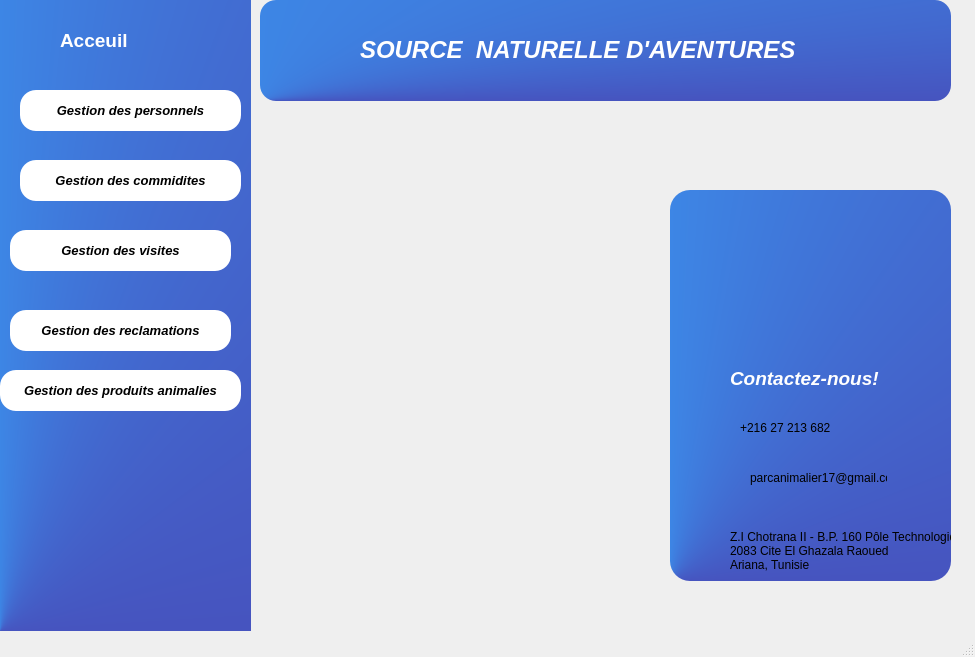
<?xml version="1.0" encoding="UTF-8"?>
<ui version="4.0">
 <class>MainWindow</class>
 <widget class="QMainWindow" name="MainWindow">
  <property name="geometry">
   <rect>
    <x>0</x>
    <y>0</y>
    <width>975</width>
    <height>657</height>
   </rect>
  </property>
  <property name="windowTitle">
   <string>MainWindow</string>
  </property>
  <widget class="QWidget" name="centralwidget">
   <widget class="QPushButton" name="pushButton_6">
    <property name="geometry">
     <rect>
      <x>660</x>
      <y>180</y>
      <width>221</width>
      <height>171</height>
     </rect>
    </property>
    <property name="styleSheet">
     <string notr="true">color: #000;
border:none;
background-color: transparent;</string>
    </property>
    <property name="text">
     <string/>
    </property>
    <property name="icon">
     <iconset>
      <normaloff>../maquetteQT/panda-removebg-preview.png</normaloff>../maquetteQT/panda-removebg-preview.png</iconset>
    </property>
    <property name="iconSize">
     <size>
      <width>200</width>
      <height>200</height>
     </size>
    </property>
   </widget>
   <widget class="QPushButton" name="menuBouton_Gestionpersonnels_2">
    <property name="geometry">
     <rect>
      <x>670</x>
      <y>190</y>
      <width>281</width>
      <height>391</height>
     </rect>
    </property>
    <property name="font">
     <font>
      <pointsize>10</pointsize>
      <weight>75</weight>
      <italic>true</italic>
      <bold>true</bold>
     </font>
    </property>
    <property name="styleSheet">
     <string notr="true">
QPushButton
{
border-radius: 9px 100px / 120px;


	background-color: qconicalgradient(cx:0, cy:1, angle:151.5, stop:0.161765 rgba(85, 0, 127, 255), stop:1 rgba(55, 168, 255, 255));
border-color: rgb(170, 0, 127);
border-radius: 20px;
}
QPushButton:hover
{

border-left:10px solid rgb(198, 42, 209);
color:rgb(0, 0, 0);
}
QPushButton:pressed
{
font: 10pt &quot; MS Shell Dlg 2&quot;;
					
}

</string>
    </property>
    <property name="text">
     <string/>
    </property>
    <property name="iconSize">
     <size>
      <width>24</width>
      <height>24</height>
     </size>
    </property>
   </widget>
   <widget class="QLabel" name="label_5">
    <property name="geometry">
     <rect>
      <x>750</x>
      <y>470</y>
      <width>137</width>
      <height>16</height>
     </rect>
    </property>
    <property name="text">
     <string>parcanimalier17@gmail.com</string>
    </property>
   </widget>
   <widget class="QLabel" name="label_7">
    <property name="geometry">
     <rect>
      <x>730</x>
      <y>370</y>
      <width>171</width>
      <height>16</height>
     </rect>
    </property>
    <property name="font">
     <font>
      <pointsize>14</pointsize>
      <weight>75</weight>
      <italic>true</italic>
      <bold>true</bold>
     </font>
    </property>
    <property name="styleSheet">
     <string notr="true">color: rgb(255, 255, 255);
</string>
    </property>
    <property name="text">
     <string>Contactez-nous!</string>
    </property>
   </widget>
   <widget class="QPushButton" name="menuBouton_Gestionpersonnels">
    <property name="geometry">
     <rect>
      <x>20</x>
      <y>90</y>
      <width>221</width>
      <height>41</height>
     </rect>
    </property>
    <property name="font">
     <font>
      <pointsize>10</pointsize>
      <weight>75</weight>
      <italic>true</italic>
      <bold>true</bold>
     </font>
    </property>
    <property name="styleSheet">
     <string notr="true">
QPushButton
{
border-radius: 9px 100px / 120px;

	background-color: rgb(255, 255, 255);
border-color: rgb(255, 255, 255);
border-radius: 16px;
}
QPushButton:hover
{

border-left:10px solid rgb(198, 42, 209);
color:rgb(0, 0, 0);
}
QPushButton:pressed
{
font: 10pt &quot; MS Shell Dlg 2&quot;;
					
}

</string>
    </property>
    <property name="text">
     <string>Gestion des personnels</string>
    </property>
    <property name="icon">
     <iconset>
      <normaloff>../maquetteQT/users.png</normaloff>../maquetteQT/users.png</iconset>
    </property>
    <property name="iconSize">
     <size>
      <width>30</width>
      <height>40</height>
     </size>
    </property>
   </widget>
   <widget class="QLabel" name="label_6">
    <property name="geometry">
     <rect>
      <x>740</x>
      <y>420</y>
      <width>101</width>
      <height>16</height>
     </rect>
    </property>
    <property name="text">
     <string>+216 27 213 682</string>
    </property>
   </widget>
   <widget class="QLabel" name="label_8">
    <property name="geometry">
     <rect>
      <x>360</x>
      <y>40</y>
      <width>491</width>
      <height>20</height>
     </rect>
    </property>
    <property name="font">
     <font>
      <pointsize>18</pointsize>
      <weight>75</weight>
      <italic>true</italic>
      <bold>true</bold>
     </font>
    </property>
    <property name="styleSheet">
     <string notr="true">color: rgb(255, 255, 255);</string>
    </property>
    <property name="text">
     <string>SOURCE  NATURELLE D'AVENTURES</string>
    </property>
   </widget>
   <widget class="QLabel" name="label_4">
    <property name="geometry">
     <rect>
      <x>730</x>
      <y>520</y>
      <width>221</width>
      <height>61</height>
     </rect>
    </property>
    <property name="text">
     <string>Z.I Chotrana II - B.P. 160 Pôle Technologique
2083 Cite El Ghazala Raoued
Ariana, Tunisie</string>
    </property>
   </widget>
   <widget class="QPushButton" name="pushButton_2">
    <property name="geometry">
     <rect>
      <x>690</x>
      <y>460</y>
      <width>44</width>
      <height>40</height>
     </rect>
    </property>
    <property name="styleSheet">
     <string notr="true">color: #000;
border:none;
background-color: transparent;</string>
    </property>
    <property name="text">
     <string/>
    </property>
    <property name="icon">
     <iconset>
      <normaloff>../maquetteQT/mail-icon.png</normaloff>../maquetteQT/mail-icon.png</iconset>
    </property>
    <property name="iconSize">
     <size>
      <width>40</width>
      <height>40</height>
     </size>
    </property>
   </widget>
   <widget class="QPushButton" name="pushButton_4">
    <property name="geometry">
     <rect>
      <x>680</x>
      <y>530</y>
      <width>51</width>
      <height>41</height>
     </rect>
    </property>
    <property name="styleSheet">
     <string notr="true">color: #000;
border:none;
background-color: transparent;</string>
    </property>
    <property name="text">
     <string/>
    </property>
    <property name="icon">
     <iconset>
      <normaloff>../maquetteQT/Location-icon.png</normaloff>../maquetteQT/Location-icon.png</iconset>
    </property>
    <property name="iconSize">
     <size>
      <width>50</width>
      <height>50</height>
     </size>
    </property>
   </widget>
   <widget class="QPushButton" name="pushButton">
    <property name="geometry">
     <rect>
      <x>0</x>
      <y>10</y>
      <width>61</width>
      <height>51</height>
     </rect>
    </property>
    <property name="styleSheet">
     <string notr="true">color: #000;
border:none;
background-color: transparent;</string>
    </property>
    <property name="text">
     <string/>
    </property>
    <property name="icon">
     <iconset>
      <normaloff>../maquetteQT/home-icon.png</normaloff>../maquetteQT/home-icon.png</iconset>
    </property>
    <property name="iconSize">
     <size>
      <width>40</width>
      <height>40</height>
     </size>
    </property>
   </widget>
   <widget class="QLabel" name="label_2">
    <property name="geometry">
     <rect>
      <x>60</x>
      <y>30</y>
      <width>71</width>
      <height>21</height>
     </rect>
    </property>
    <property name="font">
     <font>
      <pointsize>14</pointsize>
      <weight>75</weight>
      <italic>false</italic>
      <bold>true</bold>
     </font>
    </property>
    <property name="styleSheet">
     <string notr="true">color: rgb(255, 255, 255);</string>
    </property>
    <property name="text">
     <string>Acceuil</string>
    </property>
   </widget>
   <widget class="QPushButton" name="pushButton_3">
    <property name="geometry">
     <rect>
      <x>680</x>
      <y>410</y>
      <width>61</width>
      <height>41</height>
     </rect>
    </property>
    <property name="styleSheet">
     <string notr="true">color: #000;
border:none;
background-color: transparent;</string>
    </property>
    <property name="text">
     <string/>
    </property>
    <property name="icon">
     <iconset>
      <normaloff>../maquetteQT/phone-icon.png</normaloff>../maquetteQT/phone-icon.png</iconset>
    </property>
    <property name="iconSize">
     <size>
      <width>40</width>
      <height>40</height>
     </size>
    </property>
   </widget>
   <widget class="QPushButton" name="menuBouton_Gestionpersonnels_3">
    <property name="geometry">
     <rect>
      <x>260</x>
      <y>0</y>
      <width>691</width>
      <height>101</height>
     </rect>
    </property>
    <property name="font">
     <font>
      <pointsize>18</pointsize>
      <weight>75</weight>
      <italic>true</italic>
      <bold>true</bold>
     </font>
    </property>
    <property name="styleSheet">
     <string notr="true">
QPushButton
{
border-radius: 9px 100px / 120px;

	
background-color: qconicalgradient(cx:0, cy:1, angle:151.5, stop:0.161765 rgba(85, 0, 127, 255), stop:1 rgba(55, 168, 255, 255));
border-color: rgb(255, 255, 255);
border-radius: 16px;
}
QPushButton:hover
{

border-left:10px solid rgb(198, 42, 209);
color:rgb(0, 0, 0);
}
QPushButton:pressed
{
font: 10pt &quot; MS Shell Dlg 2&quot;;
					
}

</string>
    </property>
    <property name="text">
     <string/>
    </property>
    <property name="iconSize">
     <size>
      <width>24</width>
      <height>24</height>
     </size>
    </property>
   </widget>
   <widget class="QLabel" name="label_3">
    <property name="geometry">
     <rect>
      <x>250</x>
      <y>-17</y>
      <width>724</width>
      <height>668</height>
     </rect>
    </property>
    <property name="text">
     <string/>
    </property>
   </widget>
   <widget class="QPushButton" name="menuBouton_Gestion_produits">
    <property name="geometry">
     <rect>
      <x>20</x>
      <y>160</y>
      <width>221</width>
      <height>41</height>
     </rect>
    </property>
    <property name="font">
     <font>
      <pointsize>10</pointsize>
      <weight>75</weight>
      <italic>true</italic>
      <bold>true</bold>
     </font>
    </property>
    <property name="styleSheet">
     <string notr="true">
QPushButton
{
border-radius: 9px 100px / 120px;

	background-color: rgb(255, 255, 255);
border-color: rgb(255, 255, 255);
border-radius: 16px;
}
QPushButton:hover
{

border-left:10px solid rgb(198, 42, 209);
color:rgb(0, 0, 0);
}
QPushButton:pressed
{
font: 10pt &quot; MS Shell Dlg 2&quot;;
					
}

</string>
    </property>
    <property name="text">
     <string>Gestion des commidites</string>
    </property>
    <property name="icon">
     <iconset>
      <normaloff>../../Documents/maquetteQT/shop-icon.png</normaloff>../../Documents/maquetteQT/shop-icon.png</iconset>
    </property>
    <property name="iconSize">
     <size>
      <width>27</width>
      <height>27</height>
     </size>
    </property>
   </widget>
   <widget class="QLabel" name="label">
    <property name="geometry">
     <rect>
      <x>0</x>
      <y>-30</y>
      <width>251</width>
      <height>661</height>
     </rect>
    </property>
    <property name="styleSheet">
     <string notr="true">
background-color: qconicalgradient(cx:0, cy:1, angle:151.5, stop:0.161765 rgba(85, 0, 127, 255), stop:1 rgba(55, 168, 255, 255));</string>
    </property>
    <property name="text">
     <string/>
    </property>
   </widget>
   <widget class="QPushButton" name="pushButton_5">
    <property name="geometry">
     <rect>
      <x>680</x>
      <y>360</y>
      <width>61</width>
      <height>41</height>
     </rect>
    </property>
    <property name="styleSheet">
     <string notr="true">color: #000;
border:none;
background-color: transparent;</string>
    </property>
    <property name="text">
     <string/>
    </property>
    <property name="icon">
     <iconset>
      <normaloff>../maquetteQT/bulb-icon.png</normaloff>../maquetteQT/bulb-icon.png</iconset>
    </property>
    <property name="iconSize">
     <size>
      <width>30</width>
      <height>30</height>
     </size>
    </property>
   </widget>
   <widget class="QPushButton" name="menuBouton_Gestion_visites_2">
    <property name="geometry">
     <rect>
      <x>10</x>
      <y>230</y>
      <width>221</width>
      <height>41</height>
     </rect>
    </property>
    <property name="font">
     <font>
      <pointsize>10</pointsize>
      <weight>75</weight>
      <italic>true</italic>
      <bold>true</bold>
     </font>
    </property>
    <property name="styleSheet">
     <string notr="true">
QPushButton
{
border-radius: 9px 100px / 120px;

	background-color: rgb(255, 255, 255);
border-color: rgb(255, 255, 255);
border-radius: 16px;
}
QPushButton:hover
{

border-left:10px solid rgb(198, 42, 209);
color:rgb(0, 0, 0);
}
QPushButton:pressed
{
font: 10pt &quot; MS Shell Dlg 2&quot;;
					
}

</string>
    </property>
    <property name="text">
     <string>Gestion des visites</string>
    </property>
    <property name="icon">
     <iconset>
      <normaloff>../../Documents/maquetteQT/shop-icon.png</normaloff>../../Documents/maquetteQT/shop-icon.png</iconset>
    </property>
    <property name="iconSize">
     <size>
      <width>27</width>
      <height>27</height>
     </size>
    </property>
   </widget>
   <widget class="QPushButton" name="menuBouton_Gestion_reclamations_3">
    <property name="geometry">
     <rect>
      <x>10</x>
      <y>310</y>
      <width>221</width>
      <height>41</height>
     </rect>
    </property>
    <property name="font">
     <font>
      <pointsize>10</pointsize>
      <weight>75</weight>
      <italic>true</italic>
      <bold>true</bold>
     </font>
    </property>
    <property name="styleSheet">
     <string notr="true">
QPushButton
{
border-radius: 9px 100px / 120px;

	background-color: rgb(255, 255, 255);
border-color: rgb(255, 255, 255);
border-radius: 16px;
}
QPushButton:hover
{

border-left:10px solid rgb(198, 42, 209);
color:rgb(0, 0, 0);
}
QPushButton:pressed
{
font: 10pt &quot; MS Shell Dlg 2&quot;;
					
}

</string>
    </property>
    <property name="text">
     <string>Gestion des reclamations</string>
    </property>
    <property name="icon">
     <iconset>
      <normaloff>../../Documents/maquetteQT/shop-icon.png</normaloff>../../Documents/maquetteQT/shop-icon.png</iconset>
    </property>
    <property name="iconSize">
     <size>
      <width>27</width>
      <height>27</height>
     </size>
    </property>
   </widget>
   <widget class="QPushButton" name="menuBouton_Gestion_reclamations_4">
    <property name="geometry">
     <rect>
      <x>0</x>
      <y>370</y>
      <width>241</width>
      <height>41</height>
     </rect>
    </property>
    <property name="font">
     <font>
      <pointsize>10</pointsize>
      <weight>75</weight>
      <italic>true</italic>
      <bold>true</bold>
     </font>
    </property>
    <property name="styleSheet">
     <string notr="true">
QPushButton
{
border-radius: 9px 100px / 120px;

	background-color: rgb(255, 255, 255);
border-color: rgb(255, 255, 255);
border-radius: 16px;
}
QPushButton:hover
{

border-left:10px solid rgb(198, 42, 209);
color:rgb(0, 0, 0);
}
QPushButton:pressed
{
font: 10pt &quot; MS Shell Dlg 2&quot;;
					
}

</string>
    </property>
    <property name="text">
     <string>Gestion des produits animalies</string>
    </property>
    <property name="icon">
     <iconset>
      <normaloff>../../Documents/maquetteQT/shop-icon.png</normaloff>../../Documents/maquetteQT/shop-icon.png</iconset>
    </property>
    <property name="iconSize">
     <size>
      <width>27</width>
      <height>27</height>
     </size>
    </property>
   </widget>
   <zorder>label_3</zorder>
   <zorder>label</zorder>
   <zorder>menuBouton_Gestionpersonnels_2</zorder>
   <zorder>label_5</zorder>
   <zorder>label_7</zorder>
   <zorder>menuBouton_Gestionpersonnels</zorder>
   <zorder>label_6</zorder>
   <zorder>label_4</zorder>
   <zorder>pushButton_2</zorder>
   <zorder>pushButton_4</zorder>
   <zorder>pushButton</zorder>
   <zorder>label_2</zorder>
   <zorder>pushButton_3</zorder>
   <zorder>menuBouton_Gestionpersonnels_3</zorder>
   <zorder>menuBouton_Gestion_produits</zorder>
   <zorder>pushButton_5</zorder>
   <zorder>label_8</zorder>
   <zorder>pushButton_6</zorder>
   <zorder>menuBouton_Gestion_visites_2</zorder>
   <zorder>menuBouton_Gestion_reclamations_3</zorder>
   <zorder>menuBouton_Gestion_reclamations_4</zorder>
  </widget>
  <widget class="QMenuBar" name="menubar">
   <property name="geometry">
    <rect>
     <x>0</x>
     <y>0</y>
     <width>975</width>
     <height>26</height>
    </rect>
   </property>
  </widget>
  <widget class="QStatusBar" name="statusbar"/>
 </widget>
 <resources/>
 <connections/>
</ui>
